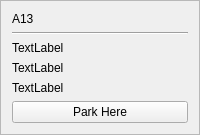
        <widget class="QFrame" name="frame_50">
         <property name="frameShape">
          <enum>QFrame::StyledPanel</enum>
         </property>
         <property name="frameShadow">
          <enum>QFrame::Plain</enum>
         </property>
         <property name="lineWidth">
          <number>36</number>
         </property>
         <property name="midLineWidth">
          <number>19</number>
         </property>
         <layout class="QGridLayout" name="gridLayout_67">
          <item row="0" column="0">
           <layout class="QVBoxLayout" name="verticalLayout_66">
            <item>
             <widget class="QLabel" name="label_66">
              <property name="text">
               <string>A13</string>
              </property>
             </widget>
            </item>
            <item>
             <widget class="Line" name="line_66">
              <property name="orientation">
               <enum>Qt::Horizontal</enum>
              </property>
             </widget>
            </item>
            <item>
             <widget class="QLabel" name="a13TakenLbl">
              <property name="text">
               <string>TextLabel</string>
              </property>
             </widget>
            </item>
            <item>
             <widget class="QLabel" name="a13handLbl">
              <property name="text">
               <string>TextLabel</string>
              </property>
             </widget>
            </item>
            <item>
             <widget class="QLabel" name="takenByLbla13">
              <property name="text">
               <string>TextLabel</string>
              </property>
             </widget>
            </item>
            <item>
             <widget class="QPushButton" name="a13Btn">
              <property name="text">
               <string>Park Here</string>
              </property>
             </widget>
            </item>
           </layout>
          </item>
         </layout>
        </widget>
